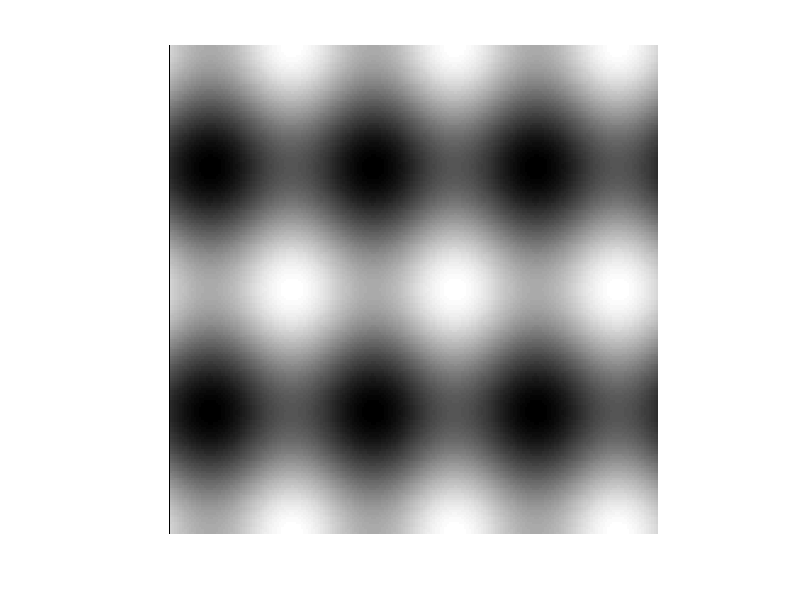
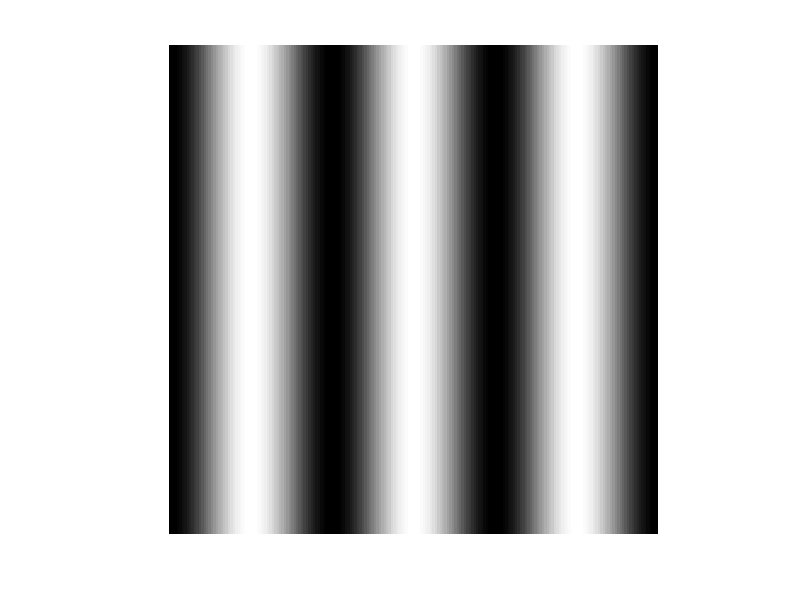
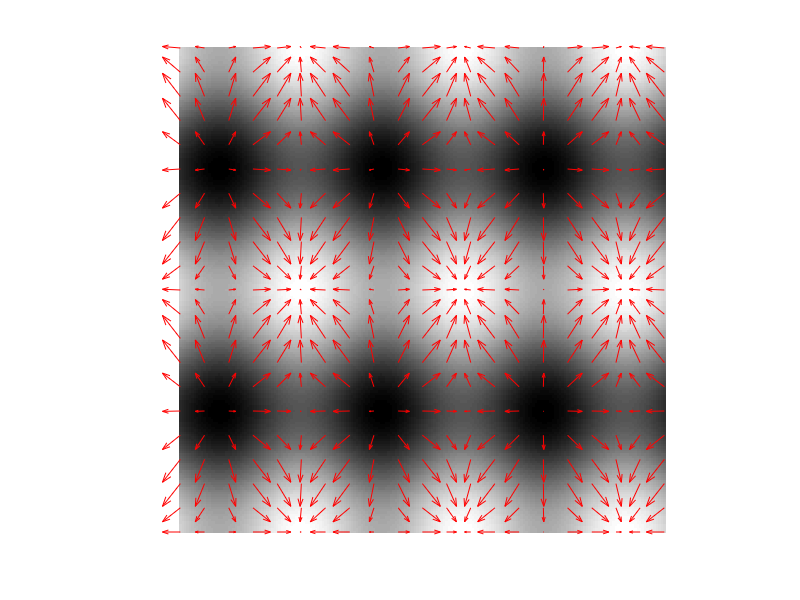

MATLAB code to generate these figures, in order: (Note: this script raises an error after producing the figures.)
x = -100:100;
y = -100:100;
[X , Y ] = meshgrid (x , y );
A = 1; B = 2; V = 6* pi /201; W = 4* pi /201;
F = A * sin ( V * X ) + B * cos ( W * Y );
imshow(F, [])
fOverX = A * V * cos( V * X );
figure
imshow(fOverX, [])
fOverY = - B * W * sin( W * Y );
figure
imshow(fOverY, [])

%%
xx = 1:10:201;
yy = 1:10:201;
[ XX , YY ] = meshgrid ( xx , yy );
fOverX = A * V * cos( V * XX );
fOverY = - B * W * sin( W * YY );
Fx = -fOverX;
Fy = fOverY;
imshow (F , []);
hold on ;
quiver ( xx , yy , Fx , Fy , 'r ' );
hold off ;

%%
imageX = gD(F, 1, 1, 0);
imageY = gD(F, 1, 0, 1);
xx = 1:10:201;
yy = 1:10:201;
Gx = zeros(21, 21);
Gy = zeros(21, 21);
for i=1:21
    for j=1:21
        Gx(i, j) = imageX(xx(i), yy(j));
        Gy(i, j) = imageY(xx(i), yy(j));
    end
end
imshow (F , []);
hold on ;
quiver ( xx , yy , Gx , Gy , 'r ' );
hold off ;

%%
H = rotateImage(F, 10, 'linear');
imageX = gD(H, 1, 1, 0);
imageY = gD(H, 1, 0, 1);
xx = 1:10:233;
yy = 1:10:233;
Gx = zeros(24, 24);
Gy = zeros(24, 24);
for i=1:24
    for j=1:24
        Gx(i, j) = imageX(xx(i), yy(j));
        Gy(i, j) = imageY(xx(i), yy(j));
    end
end
imshow (H , []);
hold on ;
quiver ( xx , yy , Gx*50 , Gy*50 , 'r ');
hold off ;

%% 
